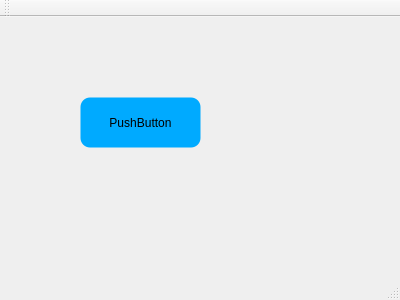
<?xml version="1.0" encoding="UTF-8"?>
<ui version="4.0">
 <class>MainWindow</class>
 <widget class="QMainWindow" name="MainWindow">
  <property name="geometry">
   <rect>
    <x>0</x>
    <y>0</y>
    <width>400</width>
    <height>300</height>
   </rect>
  </property>
  <property name="windowTitle">
   <string>MainWindow</string>
  </property>
  <widget class="QWidget" name="centralWidget">
   <widget class="QPushButton" name="pushButton">
    <property name="geometry">
     <rect>
      <x>80</x>
      <y>80</y>
      <width>121</width>
      <height>51</height>
     </rect>
    </property>
    <property name="styleSheet">
     <string notr="true">background-color: rgb(0, 170, 255);

border-width: 1px;
     border-style: solid;
     border-radius: 10px;</string>
    </property>
    <property name="text">
     <string>PushButton</string>
    </property>
   </widget>
  </widget>
  <widget class="QMenuBar" name="menuBar">
   <property name="geometry">
    <rect>
     <x>0</x>
     <y>0</y>
     <width>400</width>
     <height>25</height>
    </rect>
   </property>
  </widget>
  <widget class="QToolBar" name="mainToolBar">
   <attribute name="toolBarArea">
    <enum>TopToolBarArea</enum>
   </attribute>
   <attribute name="toolBarBreak">
    <bool>false</bool>
   </attribute>
  </widget>
  <widget class="QStatusBar" name="statusBar"/>
 </widget>
 <layoutdefault spacing="6" margin="11"/>
 <resources/>
 <connections/>
</ui>
